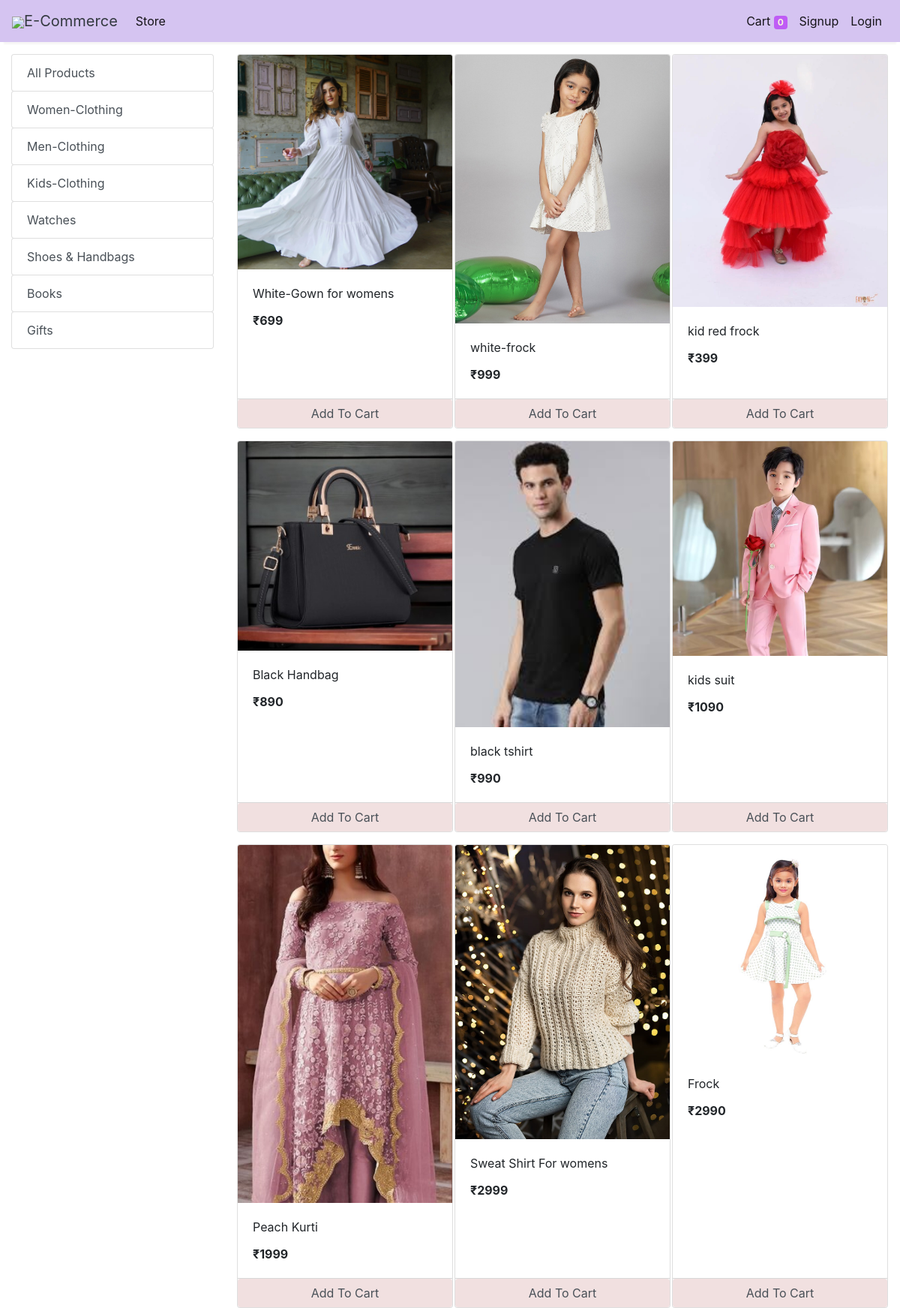
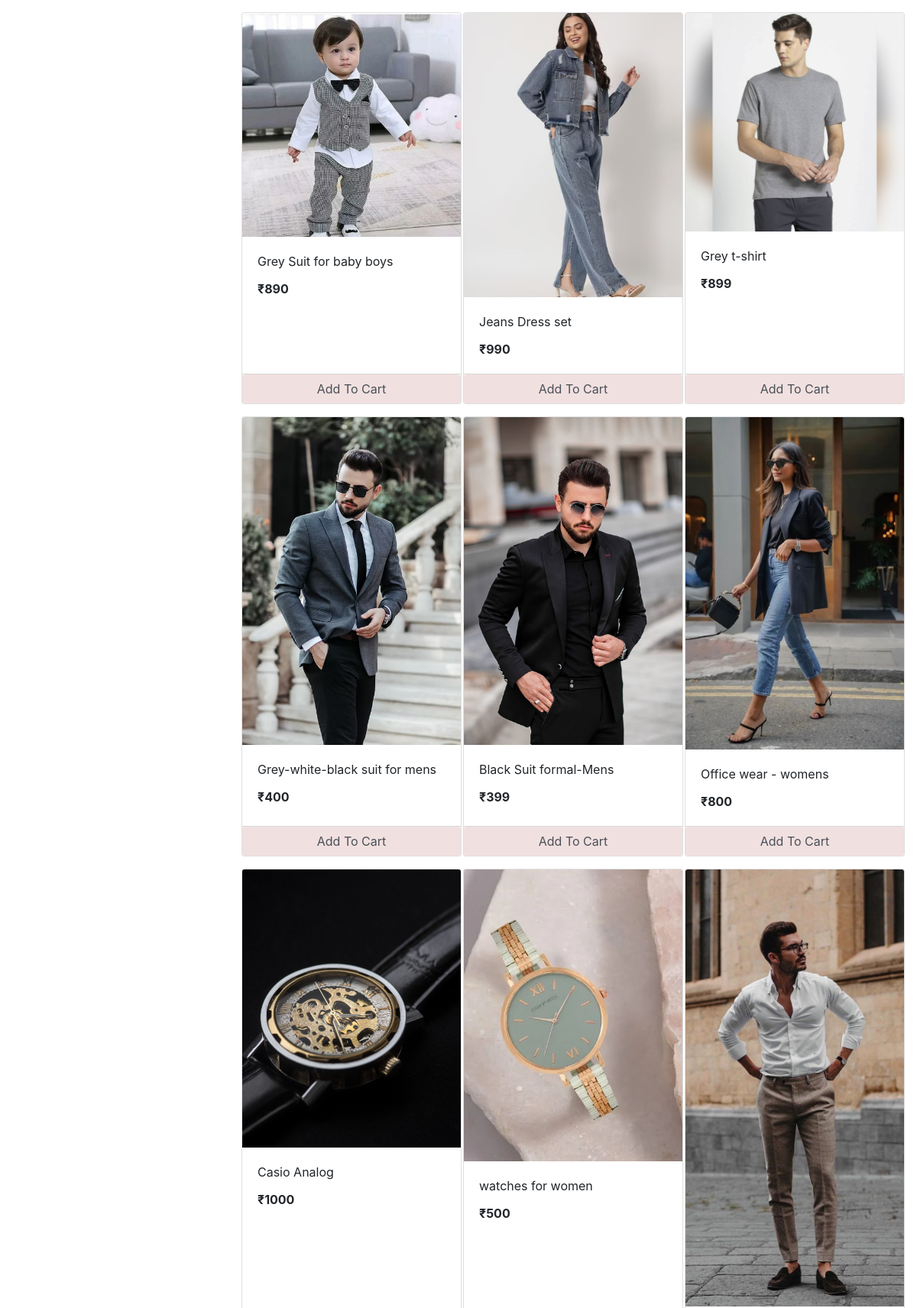
The app's page /store (upper part) with its own data (2 pictures, top to bottom).
### store/models/category.py (models this page shows, shortened)
class Category(models.Model):
    name= models.CharField(max_length=50)
    @staticmethod
    def get_all_categories():
        return Category.objects.all()

### store/models/product.py (models this page shows, shortened)
class Products(models.Model):
    name = models.CharField(max_length=60)
    price= models.IntegerField(default=0)
    category= models.ForeignKey(Category,on_delete=models.CASCADE,default=1 )
    description= models.CharField(max_length=250, default='', blank=True, null= True)
    image= models.ImageField(upload_to='uploads/products/')
    @staticmethod
    def get_all_products():
        return Products.objects.all()

### store/views/home.py (the view)
# urls.py: path('' , include('store.urls'))
def store(request):
    cart = request.session.get('cart')
    if not cart:
        request.session['cart'] = {}
    products = None
    categories = Category.get_all_categories()
    categoryID = request.GET.get('category')
    if categoryID:
        products = Products.get_all_products_by_categoryid(categoryID)
    else:
        products = Products.get_all_products();
    data = {}
    data['products'] = products
    data['categories'] = categories
    print('you are : ', request.session.get('email'))
    return render(request, 'index.html', data)

### store/templatetags/cart.py (called while the page is built)
@register.filter (name='is_in_cart')
def is_in_cart(product, cart):
    keys = cart.keys ()
    for id in keys:
        if int (id) == product.id:
            return True
    return False;

### store/templates/index.html (shortened to what this page needs)
{% extends 'base.html' %}
{% block content %}
{% load cart %}
{% load custom_filter %}
<div class="container-fluid mt-3">
	<div class="row">
		<div class="col-lg-3 mx-auto">
			<div class="list-group">
				<a href="/" class="list-group-item list-group-item-action btn btn-outline-suxccess">All Products</a>
				{% for category in categories %}
				<a href="/?category={{category.id}}"
					class="list-group-item list-group-item-action btn btn-outline-suxccess ">{{category.name}}</a>
				{% endfor %}
			</div>
		</div>
		<div id='products' class="col-lg-9 mx-auto">
			<div class="row mx-auto">
				{% for product in products %}
				<div class="card mx-auto mb-3" id={{product.id}} style="width: 18rem;">
					<img class="card-img-top" src="{{product.image.url}}" alt="Card image cap">
					<div class="card-body">
						<p class="card-title">{{product.name}}</p>
						<p class="card-text"><b>₹{{product.price}}</b></p>
					</div>
					<div class="card-footer p-0 no-gutters">
						{% if product|is_in_cart:request.session.cart %}
						<div class="row no-gutters">
							<form action="/#{{product.id}}" class="col-2 " method="post">
								{% csrf_token %}
								<input hidden type="text" name='product' value='{{product.id}}'>
								<input hidden type="text" name='remove' value='True'>
								<input type="submit" value=" - " class="btn btn-block color-btn border-right">
							</form>
							<div class="text-center col btn color-btn">{{product|cart_quantity:request.session.cart}} in Cart</div>
							<form action="/#{{product.id}}" class="col-2 " method="post">
								{% csrf_token %}
								<input hidden type="text" name='product' value='{{product.id}}'>
								<input type="submit" value=" + " class="btn btn-block color-btn border-left">
							</form>
						</div>
						{% else %}
						<form action="/#{{product.id}}" method="POST" class="btn-block">
							<input type="submit" class="float-right btn color-btn form-control"
								value="Add To Cart">
						</form>
						{% endif %}
					</div>
				</div>
				{% endfor %}
			</div>
		</div>
	</div>
</div>
{% endblock %}

### store/templates/index.html (style rules this page uses)
.color-btn { background: #f1e0e0; }

### records on screen
Category: name "Women-Clothing"
Category: name "Men-Clothing"
Category: name "Kids-Clothing"
Category: name "Watches"
Category: name "Shoes & Handbags"
Category: name "Books"
Category: name "Gifts"
Products: image (picture), name "White-Gown for womens", price "699"
Products: image (picture), name "white-frock", price "999"
Products: image (picture), name "kid red frock", price "399"
Products: image (picture), name "Black Handbag", price "890"
Products: image (picture), name "black tshirt", price "990"
Products: image (picture), name "kids suit", price "1090"
Products: image (picture), name "Peach Kurti", price "1999"
Products: image (picture), name "Sweat Shirt For womens", price "2999"
Products: image (picture), name "Frock", price "2990"
Products: image (picture), name "Grey Suit for baby boys", price "890"
Products: image (picture), name "Jeans Dress set", price "990"
Products: image (picture), name "Grey t-shirt", price "899"
Products: image (picture), name "Grey-white-black suit for mens", price "400"
Products: image (picture), name "Black Suit formal-Mens", price "399"
Products: image (picture), name "Office wear - womens", price "800"
Products: image (picture), name "Casio Analog", price "1000"
Products: image (picture), name "watches for women", price "500"
Products: image (picture)

### other values on screen
{{ request.session.cart.keys|length }} "0"
